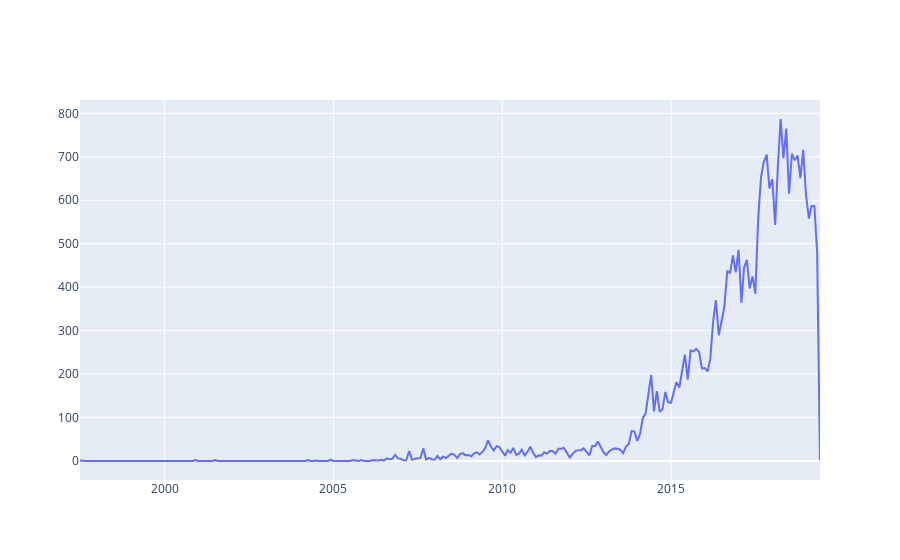

Notebook code cell kept with this figure:
### Code cell
fig = go.Figure(go.Scatter(
    x=month_df['release_date'], y=month_df['games_count']))
fig.show()

### Figure 1 — Plotly figure (JSON) as saved in the notebook; plotly's stock layout.template omitted (floating-point values rounded to 4 significant figures; data arrays with more than 128 entries replaced by an {"elided": "..."} marker saying what was removed)
{"data": [{"type": "scatter", "x": {"elided": "264 str values"}, "y": {"elided": "264 int values"}}], "layout": {}}
